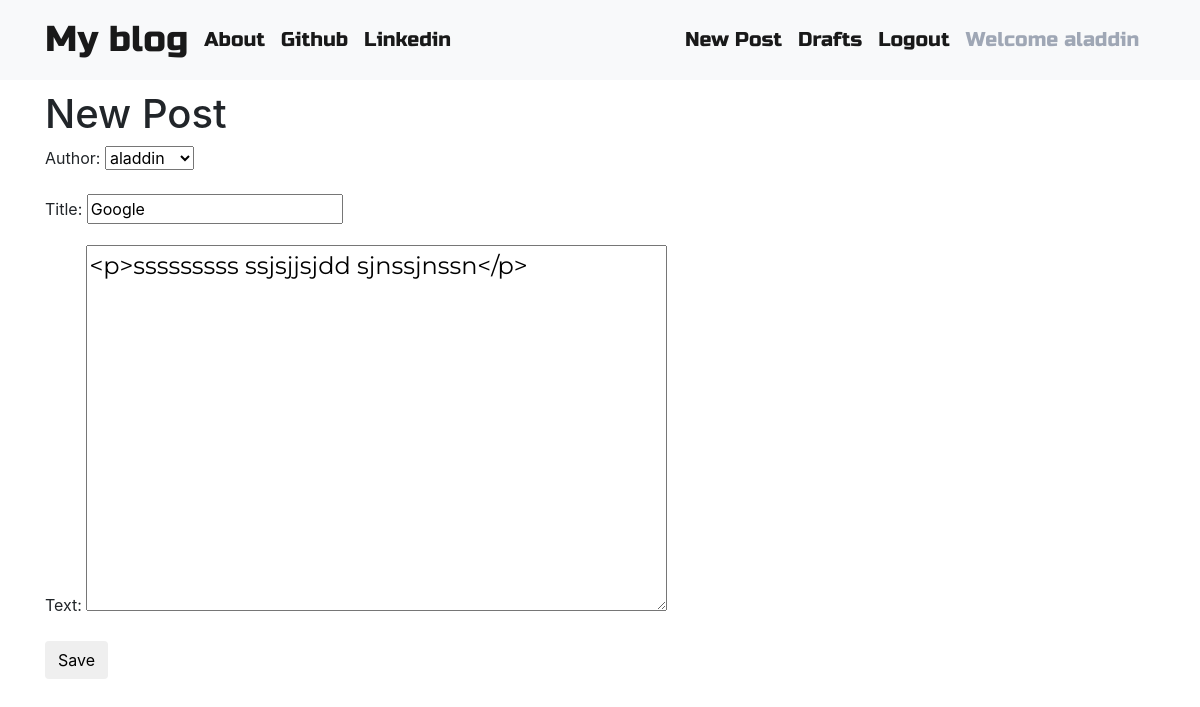
The app's page /post/3/edit (signed in) with its own data.
### blog/models.py (models this page shows, shortened)
class Post(models.Model):
    author = models.ForeignKey('auth.User',on_delete=models.CASCADE) # the author can only be authorised user i.e. superuser
    title = models.CharField(max_length=200)
    text = models.TextField()
    created_date = models.DateTimeField(default=timezone.now)
    published_date = models.DateTimeField(blank=True, null=True)

### blog/views.py (the view)
# urls.py: path('post/<int:pk>/edit', views.PostUpdateView.as_view(), name='post_update'),
class PostUpdateView(LoginRequiredMixin, UpdateView):
    login_url = '/login/'
    redirect_field_name = 'blog/post_detail.html'
    form_class = PostForm
    model = Post

### blog/forms.py
class PostForm(forms.ModelForm):
    class Meta():
        model = Post
        fields = ('author', 'title', 'text')
        widgets = {'title':forms.TextInput(attrs={'class':'textinputclass'}),
        'text':forms.Textarea(attrs={'class':'editable medium-editor-textarea postcontent'})
	    }

### blog/templates/blog/post_form.html (shortened to what this page needs)
{% extends 'blog/base.html' %}
{% block content %}
<h1>New Post</h1>
<form class="post-form" method ='POST'>
{{ form.as_p }}
<button type = "submit" class = "save btn btn-default">Save </button>
</form>
{% endblock %}

### blog/templates/blog/base.html (shortened to what this page needs)
<!DOCTYPE html>
<html>
<head>
{% load static %}
    <link rel="stylesheet" href="https://stackpath.bootstrapcdn.com/bootstrap/4.1.3/css/bootstrap.min.css">
    <link href="https://maxcdn.bootstrapcdn.com/font-awesome/4.7.0/css/font-awesome.min.css" rel="stylesheet">
    <link rel="stylesheet" href="//cdn.jsdelivr.net/medium-editor/latest/css/medium-editor.min.css" type="text/css" media="screen">
    <link rel="stylesheet" type="text/css" href="{% static 'blog/blog.css' %}">
  </head>
<body class="loader">
<nav class="navbar navbar-expand-lg navbar-light bg-light techfont">
<div class="container">
	<div class="navbar-nav align-items-center">
   <a class="navbar-brand bigbrand" href="{% url 'post_list' %}">My blog</a>
   <a class="navbar-brand" href="{% url 'about' %}">About</a>
   <a class="navbar-brand" href="https://www.github.com">Github</a>
   <a class="navbar-brand" href="https://www.linkedin.com">Linkedin</a>
 </div>
  	<ul class = "nav navbar-nav align-items-center navbar-right">
	{% if user.is_authenticated %}
	<li><a class="navbar-brand" href="{% url 'post_create' %}">New Post</a></li>
	<li><a class="navbar-brand" href="{% url 'draft_list' %}">Drafts</a></li>
	<li><a class="navbar-brand" href="{% url 'logout' %}">Logout</a></li>
	<li><a class="navbar-brand">Welcome {{user.username}}</a></li>
	{% else %}
	<li><a class="navbar-brand align-items-center" href="{% url 'login' %}">Login</a></li>
	{% endif %}
	</ul>
</div>
</nav>
<div class = "content container">
<div class="row">
<div class="col-md-8">
<div class="blog_posts">
{% block content %}
{% endblock %}
</div>
</div>
</div>
</div>
</body>
</html>

### blog/static/blog/blog.css (style rules this page uses)
.techfont { font-family: 'Russo One', sans-serif; font-size: 1.5em; margin-bottom: 10px; color:rgb(159, 167, 181); }
.postcontent { font-family: 'Montserrat'; font-size: 1.5em; }
.bigbrand { font-size: 1.5em; }
.loader { filter:hue-rotate(0deg); color: linear-gradient(45deg,#0f8,#08f); animation:hue 5000ms infinite linear; }

### records on screen
Post: author "aladdin", title "Google", text "<p>sssssssss ssjsjjsjdd sjnssjnssn</p>"

### other values on screen
{{ user.username }} "aladdin"
